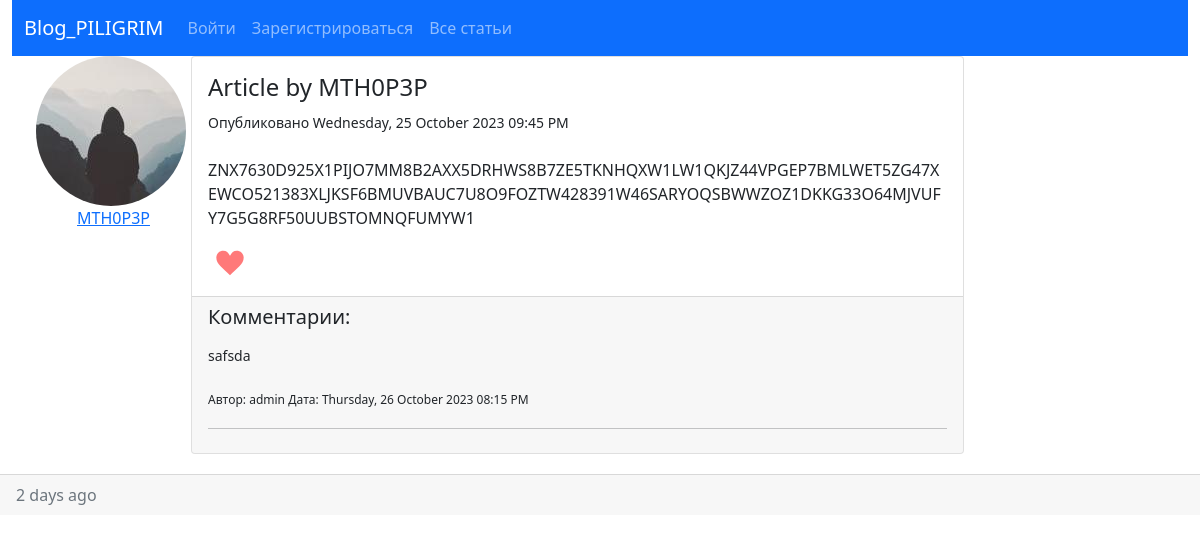
The page /posts/post/4085b704-7970-4011-a3a3-be930a051fd3 on the database its author committed.
### blog_piligrim/models/user.py (models this page shows, shortened)
class User(db.Model, UserMixin):
    id = db.Column(db.String(length=36), default=lambda: str(uuid.uuid4()), primary_key=True)
    username = db.Column(db.String(20), unique=True, nullable=False)
    email = db.Column(db.String(120), unique=True, nullable=False)
    avatar = db.Column(db.String(20), nullable=False, default='default.jpg')
    is_staff = db.Column(db.Boolean, nullable=False, default=False)
    _password = db.Column(db.LargeBinary, nullable=False)
    posts = db.relationship('Post', backref='author', lazy=True)
    @property
    def password(self):
        return self._password

### blog_piligrim/models/post.py (models this page shows, shortened)
class Post(db.Model):
    id = db.Column(db.String(length=36), default=lambda: str(uuid.uuid4()), primary_key=True)
    title = db.Column(db.String(100), nullable=False)
    date_posted = db.Column(db.DateTime, nullable=False, default=datetime.utcnow)
    content = db.Column(db.Text, nullable=False)
    user_id = db.Column(db.String(length=36), db.ForeignKey('user.id'), nullable=False)
    comments = db.relationship('Comment', backref='title', lazy='select', cascade='all, delete-orphan')
    image_file = db.Column(db.String(20), nullable=False, default='default.png')

### blog_piligrim/models/comment.py (models this page shows)
class Comment(db.Model):
    id = db.Column(db.String(length=36), default=lambda: str(uuid.uuid4()), primary_key=True)
    body = db.Column(db.String(length=140))
    timestamp = db.Column(db.DateTime, default=datetime.utcnow)
    post_id = db.Column(db.String(length=36), db.ForeignKey('post.id'), nullable=False)
    username = db.Column(db.String(20), db.ForeignKey('user.username'), nullable=False)

### blog_piligrim/posts/routes.py (the view)
@posts.route("/post/<string:post_id>", methods=['GET', 'POST'])
def post(post_id):
    post = Post.query.get_or_404(post_id)
    form = CommentForm()
    like_form = LikeForm()
    like_count = Like.query.filter_by(post_id=post_id).count()
    if form.validate_on_submit():
        comment = Comment(body=form.comment.data, post_id=post_id, username=current_user.username)
        db.session.add(comment)
        db.session.commit()
        flash('Ваш комментарий добавлен', 'success')
        return redirect(f'/posts/post/{post_id}')
    return render_template('post/post.html', title=post.title, post=post, form=form, like_form=like_form,
                           like_count=like_count)

### blog_piligrim/templates/post/post.html (shortened to what this page needs)
{% extends 'base.html' %}
{% block body %}
<div class="container" style="display: flex;">
    <article class="media" style="display: flex; flex-direction: column;">
        <img class="rounded-circle article-img" style="margin-right: 5px;"
             src="{{ url_for('static', filename='profile_pics/' + post.author.avatar) }}">
        <a class="mr-2" href="{{ url_for('users.account', user_id=post.author.id) }}" style="margin: 0 auto">{{
            post.author.username }}</a>
    </article>
    <div class="card" style="margin-bottom: 20px;">
        <div class="card-body">
            <h4 class="card-title">{{ post.title }}</h4>
            <small>Опубликовано {{ post.date_posted.strftime('%A, %d %B %Y %I:%M %p') }}</small>
            <br>
            <br>
            <p class="card-text">{{ post.content }}</p>
            <form action="{{ url_for('posts.like_post',post_id=post.id)}}" method="post">
                <button type="submit" style="border: none; background-color: #FFFFFF;">
                    <img style="width: 32px;" src="{{ url_for('static',filename='img/like.svg')}}" alt="...">
                </button>
            </form>
        </div>
        <div class="card-footer" style="font-size: 20px;">
            {% if post.comments %}
            <h5>Комментарии: </h5>
            <p>{% for comment in post.comments | reverse %}
            <p style="font-size: 14px;">{{ comment.body }}</p>
            <small style="font-size: 12px">Автор: {{ comment.username }} Дата: {{ comment.timestamp.strftime('%A, %d %B %Y %I:%M %p') }}</small>
            <hr>
            {% endfor %}</p>
            {% endif %}
        </div>
    </div>
</div>
{% endblock body %}

### rows shown on the page
User: avatar (placeholder picture), author.username "MTH0P3P"
Post: title "Article by MTH0P3P", date_posted "Wednesday, 25 October 2023 09:45 PM", content "ZNX7630D925X1PIJO7MM8B2AXX5DRHWS8B7ZE5TKNHQXW1LW1QKJZ44VPGEP7BMLWET5ZG47XEWCO521383XLJKSF6BMUVBAUC7U8O9FOZTW428391W46SARYOQSBWWZOZ1DKKG33O64MJVUFY7G5G8RF50UUBSTOMNQFUMYW1"
Comment: body "safsda", username "admin", timestamp "Thursday, 26 October 2023 08:15 PM"
